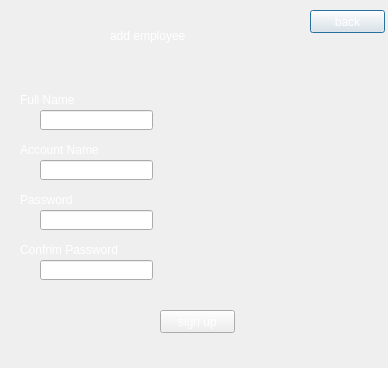
<?xml version="1.0" encoding="UTF-8"?>
<ui version="4.0">
 <class>emplyee</class>
 <widget class="QDialog" name="emplyee">
  <property name="geometry">
   <rect>
    <x>0</x>
    <y>0</y>
    <width>388</width>
    <height>368</height>
   </rect>
  </property>
  <property name="windowTitle">
   <string>Dialog</string>
  </property>
  <property name="styleSheet">
   <string notr="true">
background-image: url(:/imagestart/pic/logs1.jpg);</string>
  </property>
  <widget class="QLineEdit" name="cpassworde2">
   <property name="geometry">
    <rect>
     <x>40</x>
     <y>260</y>
     <width>113</width>
     <height>20</height>
    </rect>
   </property>
   <property name="styleSheet">
    <string notr="true">background-image:url(:/imagestart/pic/t1.jpg);</string>
   </property>
   <property name="echoMode">
    <enum>QLineEdit::Password</enum>
   </property>
  </widget>
  <widget class="QLabel" name="label">
   <property name="geometry">
    <rect>
     <x>110</x>
     <y>20</y>
     <width>161</width>
     <height>31</height>
    </rect>
   </property>
   <property name="styleSheet">
    <string notr="true">color: rgb(255, 255, 255);
font: 18pt &quot;MV Boli&quot;;
background-image:url(:/imagestart/pic/t2.jpg);</string>
   </property>
   <property name="text">
    <string>add employee</string>
   </property>
  </widget>
  <widget class="QLabel" name="passworde">
   <property name="geometry">
    <rect>
     <x>20</x>
     <y>190</y>
     <width>91</width>
     <height>20</height>
    </rect>
   </property>
   <property name="styleSheet">
    <string notr="true">color: rgb(255, 255, 255);
background-image:url(:/imagestart/pic/t2.jpg);</string>
   </property>
   <property name="text">
    <string>Password</string>
   </property>
  </widget>
  <widget class="QLineEdit" name="passworde2">
   <property name="geometry">
    <rect>
     <x>40</x>
     <y>210</y>
     <width>113</width>
     <height>20</height>
    </rect>
   </property>
   <property name="styleSheet">
    <string notr="true">background-image:url(:/imagestart/pic/t1.jpg);</string>
   </property>
   <property name="echoMode">
    <enum>QLineEdit::Password</enum>
   </property>
  </widget>
  <widget class="QLabel" name="label_3">
   <property name="geometry">
    <rect>
     <x>20</x>
     <y>140</y>
     <width>101</width>
     <height>20</height>
    </rect>
   </property>
   <property name="styleSheet">
    <string notr="true">color: rgb(255, 255, 255);
background-image:url(:/imagestart/pic/t2.jpg);</string>
   </property>
   <property name="text">
    <string>Account Name</string>
   </property>
  </widget>
  <widget class="QLabel" name="cpassworde">
   <property name="geometry">
    <rect>
     <x>20</x>
     <y>240</y>
     <width>121</width>
     <height>20</height>
    </rect>
   </property>
   <property name="styleSheet">
    <string notr="true">color: rgb(255, 255, 255);
background-image:url(:/imagestart/pic/t2.jpg);</string>
   </property>
   <property name="text">
    <string>Confrim Password</string>
   </property>
  </widget>
  <widget class="QPushButton" name="pushButton_2">
   <property name="geometry">
    <rect>
     <x>310</x>
     <y>10</y>
     <width>75</width>
     <height>23</height>
    </rect>
   </property>
   <property name="styleSheet">
    <string notr="true">color: rgb(255, 255, 255);</string>
   </property>
   <property name="text">
    <string>back</string>
   </property>
  </widget>
  <widget class="QPushButton" name="pushButton">
   <property name="geometry">
    <rect>
     <x>160</x>
     <y>310</y>
     <width>75</width>
     <height>23</height>
    </rect>
   </property>
   <property name="styleSheet">
    <string notr="true">color: rgb(255, 255, 255);</string>
   </property>
   <property name="text">
    <string>sign up</string>
   </property>
  </widget>
  <widget class="QLineEdit" name="namee">
   <property name="geometry">
    <rect>
     <x>40</x>
     <y>110</y>
     <width>113</width>
     <height>20</height>
    </rect>
   </property>
   <property name="styleSheet">
    <string notr="true">background-image:url(:/imagestart/pic/t1.jpg);</string>
   </property>
  </widget>
  <widget class="QLabel" name="label_2">
   <property name="geometry">
    <rect>
     <x>20</x>
     <y>90</y>
     <width>91</width>
     <height>20</height>
    </rect>
   </property>
   <property name="styleSheet">
    <string notr="true">color: rgb(255, 255, 255);
background-image:url(:/imagestart/pic/t2.jpg);</string>
   </property>
   <property name="text">
    <string>Full Name</string>
   </property>
  </widget>
  <widget class="QLineEdit" name="usernamee">
   <property name="geometry">
    <rect>
     <x>40</x>
     <y>160</y>
     <width>113</width>
     <height>20</height>
    </rect>
   </property>
   <property name="styleSheet">
    <string notr="true">background-image:url(:/imagestart/pic/t1.jpg);</string>
   </property>
  </widget>
 </widget>
 <resources/>
 <connections/>
</ui>
